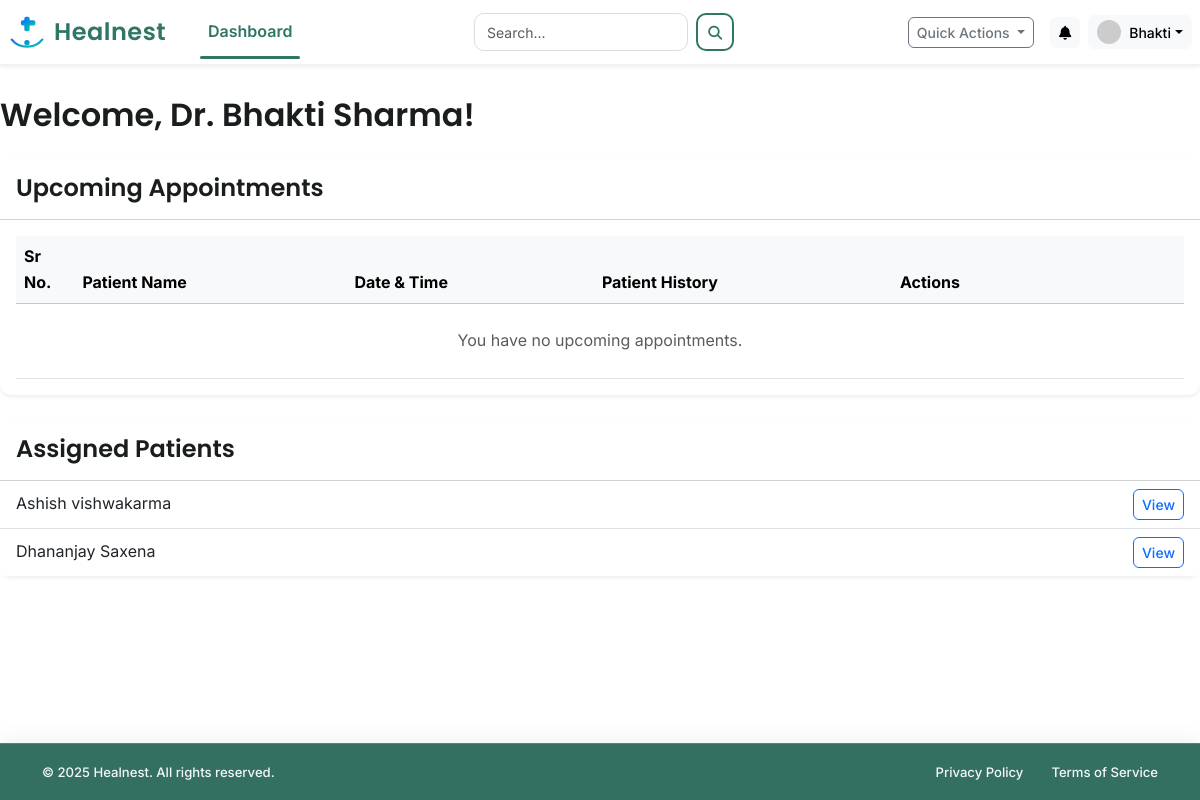
Page /doctor/dashboard (signed in) on the committed database.
### app/models.py (models this page shows, shortened)
class DoctorProfile(db.Model):
    __tablename__ = 'doctor_profile'
    id = db.Column(db.Integer, primary_key=True)
    user_id = db.Column(db.Integer, db.ForeignKey('user.id'), nullable=False, unique=True)
    full_name = db.Column(db.String(100), nullable=False)
    department_id = db.Column(db.Integer, db.ForeignKey('department.id'), nullable=False)
    qualifications = db.Column(db.String(200))
    contact_number = db.Column(db.String(20))
    experience_years = db.Column(db.Integer, default=0)
    bio = db.Column(db.Text)

class User(db.Model, UserMixin):
    __tablename__ = 'user'
    id = db.Column(db.Integer, primary_key=True)
    email = db.Column(db.String(120), unique=True, nullable=False)
    password_hash = db.Column(db.String(128), nullable=False)
    role = db.Column(db.String(10), nullable=False)  # 'admin', 'doctor', 'patient'
    created_at = db.Column(db.DateTime, default=datetime.utcnow)
    is_active = db.Column(db.Boolean, nullable=False, default=True)
    doctor_profile = db.relationship('DoctorProfile', backref='user', uselist=False, cascade="all, delete-orphan")
    patient_profile = db.relationship('PatientProfile', backref='user', uselist=False, cascade="all, delete-orphan")
    appointments_as_patient = db.relationship('Appointment', foreign_keys='Appointment.patient_id', backref='patient', lazy=True, cascade="all, delete-orphan")
    appointments_as_doctor = db.relationship('Appointment', foreign_keys='Appointment.doctor_id', backref='doctor', lazy=True, cascade="all, delete-orphan")
    availabilities = db.relationship('Availability', backref='doctor', lazy=True, cascade="all, delete-orphan")
    notifications = db.relationship('Notification', backref='user', lazy=True, cascade="all, delete-orphan")
    reviews_given = db.relationship('DoctorReview', foreign_keys='DoctorReview.patient_id', backref='patient', lazy=True)
    reviews_received = db.relationship('DoctorReview', foreign_keys='DoctorReview.doctor_id', backref='doctor', lazy=True)
    @property
    def password(self):
        raise AttributeError('password is not a readable attribute')

class PatientProfile(db.Model):
    __tablename__ = 'patient_profile'
    id = db.Column(db.Integer, primary_key=True)
    user_id = db.Column(db.Integer, db.ForeignKey('user.id'), nullable=False, unique=True)
    full_name = db.Column(db.String(100), nullable=False)
    date_of_birth = db.Column(db.Date)
    gender = db.Column(db.String(10))
    contact_number = db.Column(db.String(20))
    blood_group = db.Column(db.String(5))
    allergies = db.Column(db.Text)
    documents = db.relationship('MedicalDocument', backref='patient', lazy=True)

### app/routes/doctor_routes.py (the view)
@doctor_bp.route('/dashboard')
@login_required
def dashboard():
    if current_user.role != 'doctor':
        flash('You are not authorized to access this page.', 'danger')
        return redirect(url_for('main.home'))
    upcoming_appointments = Appointment.query.filter(
        Appointment.doctor_id == current_user.id,
        Appointment.status == 'Booked',
        Appointment.appointment_datetime >= datetime.now()
    ).order_by(Appointment.appointment_datetime.asc()).all()
    assigned_patients = db.session.query(User).join(Appointment, User.id == Appointment.patient_id)\
        .filter(Appointment.doctor_id == current_user.id)\
        .distinct().all()
    return render_template(
        'doctor/dashboard.html',
        title='Doctor Dashboard',
        appointments=upcoming_appointments,
        patients=assigned_patients
    )

### app/templates/doctor/dashboard.html
{% extends "layout.html" %}
{% block content %}
<h2 class="mb-4">Welcome, Dr. {{ current_user.doctor_profile.full_name }}!</h2>
<div class="card shadow-sm mb-4">
    <div class="card-header bg-white py-3">
        <h4 class="mb-0">Upcoming Appointments</h4>
    </div>
    <div class="card-body">
        <div class="table-responsive">
            <table class="table table-hover align-middle mb-0">
                <thead class="table-light">
                    <tr>
                        <th style="width: 5%;">Sr No.</th>
                        <th>Patient Name</th>
                        <th>Date & Time</th>
                        <th>Patient History</th>
                        <th style="width: 25%;">Actions</th>
                    </tr>
                </thead>
                <tbody>
                    {% for appt in appointments %}
                    <tr>
                        <td>{{ loop.index }}.</td>
                        <td>{{ appt.patient.patient_profile.full_name }}</td>
                        <td>{{ appt.appointment_datetime.strftime('%d %b %Y, %I:%M %p') }}</td>
                        <td>
                            <a href="{{ url_for('doctor.treat_patient', appointment_id=appt.id) }}"
                                class="btn btn-outline-primary px-3">update</a>
                        </td>
                        <td>
                            <a href="{{ url_for('doctor.treat_patient', appointment_id=appt.id) }}"
                                class="btn btn-outline-success px-3">mark as complete</a>
                            <form action="{{ url_for('doctor.cancel_appointment', appointment_id=appt.id) }}"
                                method="POST" class="d-inline"
                                onsubmit="return confirm('Are you sure you want to cancel this appointment? The patient will be notified.');">
                                <button type="submit" class="btn btn-outline-danger px-3">cancel</button>
                            </form>
                        </td>
                    </tr>
                    {% else %}
                    <tr>
                        <td colspan="5" class="text-center text-muted p-4">You have no upcoming appointments.</td>
                    </tr>
                    {% endfor %}
                </tbody>
            </table>
        </div>
    </div>
</div>
<div class="card shadow-sm">
    <div class="card-header bg-white py-3">
        <h4 class="mb-0">Assigned Patients</h4>
    </div>
    <ul class="list-group list-group-flush">
        {% for patient in patients %}
        <li class="list-group-item d-flex justify-content-between align-items-center">
            {{ patient.patient_profile.full_name }}
            <a href="{{ url_for('doctor.view_patient_history', user_id=patient.id) }}"
                class="btn btn-sm btn-outline-primary">View</a>
        </li>
        {% else %}
        <li classs="list-group-item text-muted text-center p-3">You have no patients assigned to you yet.</li>
        {% endfor %}
    </ul>
</div>
{% endblock content %}

### app/templates/layout.html (shortened to what this page needs)
<!DOCTYPE html>
<html lang="en">
<head>
    <link href="https://cdn.jsdelivr.net/npm/bootstrap@5.3.3/dist/css/bootstrap.min.css" rel="stylesheet">
    <link rel="stylesheet" href="https://cdnjs.cloudflare.com/ajax/libs/font-awesome/6.5.2/css/all.min.css">
    <link rel="stylesheet" href="{{ url_for('static', filename='css/style.css') }}">
    <link rel="stylesheet" href="{{ url_for('static', filename='css/layout.css') }}">
</head>
<body id="page-top" class="{% if current_user.is_authenticated %}bg-dashboard{% else %}bg-light{% endif %}">
    <nav class="navbar navbar-expand-lg fixed-top bg-white shadow-sm py-2">
        <div class="container-fluid px-2">
            <a class="navbar-brand d-flex align-items-center fw-semibold fs-4" href="{{ url_for('main.home') }}">
                <img src="{{ url_for('static', filename='brand/healnest-icon.svg') }}" width="38" height="38"
                    class="me-2">
                <span style="font-family: 'Poppins', sans-serif; font-weight:600; letter-spacing:0.5px;">
                    Healnest
                </span>
            </a>
            <div class="collapse navbar-collapse" id="navbarNavDropdown">
                <ul class="navbar-nav me-auto mb-2 mb-lg-0 ps-lg-4">
                    {% if not current_user.is_authenticated %}
                    <li class="nav-item"><a class="nav-link" href="{{ url_for('main.home') }}#services">Services</a>
                    </li>
                    <li class="nav-item"><a class="nav-link" href="{{ url_for('main.home') }}#about">About Us</a></li>
                    <li class="nav-item"><a class="nav-link"
                            href="{{ url_for('main.home') }}#departments">Departments</a></li>
                    <li class="nav-item"><a class="nav-link" href="{{ url_for('main.home') }}#contact">Contact</a></li>
                    {% else %}
                    <li class="nav-item"><a class="nav-link"
                            href="{{ url_for(current_user.role + '.dashboard') }}">Dashboard</a></li>
                    {% endif %}
                </ul>
                {% if current_user.is_authenticated %}
                <form class="d-flex align-items-center gap-2 nav-search" action="{{ url_for('main.search') }}"
                    method="GET">
                    <input class="form-control" type="search" name="query" placeholder="Search..." required>
                    <button class="btn btn-sm search-btn" type="submit">
                        <i class="fas fa-search"></i>
                    </button>
                </form>
                {% endif %}
                <div class="d-flex align-items-center ms-auto">
                    {% if current_user.is_authenticated %}
                    <div class="dropdown me-3">
                        <button class="btn btn-sm btn-outline-secondary dropdown-toggle" type="button"
                            data-bs-toggle="dropdown" aria-expanded="false">
                            Quick Actions
                        </button>
                    </div>
                    <div class="dropdown me-2">
                        <button class="btn btn-sm btn-light position-relative" type="button" data-bs-toggle="dropdown"
                            aria-expanded="false" aria-label="Notifications">
                            <i class="fas fa-bell"></i>
                        </button>
                    </div>
                    <div class="dropdown">
                        <button class="btn btn-light dropdown-toggle d-flex align-items-center py-1 px-2" type="button"
                            id="profileDropdown" data-bs-toggle="dropdown" aria-expanded="false">
                            <img src="https://placehold.co/32x32/eee/777?text={{ current_user.email[0]|upper }}"
                                class="rounded-circle me-2" alt="Avatar" width="24" height="24">
                            <span class="d-none d-lg-inline small">
                                {% if current_user.role == 'patient' and current_user.patient_profile.full_name %}
                                {{ current_user.patient_profile.full_name.split()[0] }}
                                {% elif current_user.role == 'doctor' and current_user.doctor_profile.full_name %}
                                {{ current_user.doctor_profile.full_name.split()[0] }}
                                {% else %}
                                Admin
                                {% endif %}
                            </span>
                        </button>
                    </div>
                    {% else %}
                    <a href="{{ url_for('main.login') }}" class="btn-login me-2">Login</a>
                    <a href="{{ url_for('main.register') }}" class="btn-signup">Sign Up</a>
                    {% endif %}
                </div>
            </div>
        </div>
    </nav>
    <main class="flex-shrink-0 py-4">
        {% block content %}{% endblock %}
    </main>
    {% if not current_user.is_authenticated %}
    <footer class="footer-main mt-auto py-5">
        <div class="container">
            <div class="row">
                <div class="col-lg-4 col-md-6 mb-4 mb-lg-0">
                    <div class="d-flex align-items-center mb-3">
                        <img src="{{ url_for('static', filename='brand/healnest-icon.svg') }}" class="footer-logo me-2"
                            alt="Healnest Logo">
                        <span class="footer-brand">Healnest</span>
                    </div>
                    <p class="small">
                        Providing exceptional healthcare services with compassion, innovation,
                        and excellence for over 25 years.
                    </p>
                    <div class="mt-3">
                        <a href="#" class="social-icon"><i class="fab fa-facebook-f"></i></a>
                        <a href="#" class="social-icon"><i class="fab fa-twitter"></i></a>
                        <a href="#" class="social-icon"><i class="fab fa-instagram"></i></a>
                        <a href="#" class="social-icon"><i class="fab fa-linkedin-in"></i></a>
                    </div>
                </div>
                <div class="col-lg-2 col-6 mb-4 mb-lg-0">
                    <h5 class="footer-title">Quick Links</h5>
                    <ul class="list-unstyled small">
                        <li class="mb-2"><a href="{{ url_for('main.home') }}">Home</a></li>
                        <li class="mb-2"><a href="{{ url_for('main.login') }}">Services</a></li>
                        <li class="mb-2"><a href="{{ url_for('main.login') }}">About Us</a></li>
                        <li class="mb-2"><a href="{{ url_for('main.login') }}">Doctors</a></li>
                        <li class="mb-2"><a href="{{ url_for('main.login') }}">Contact</a></li>
                    </ul>
                </div>
                <div class="col-lg-3 col-6 mb-4 mb-lg-0">
                    <h5 class="footer-title">Medical Services</h5>
                    <ul class="list-unstyled small">
                        <li class="mb-2"><a href="{{ url_for('main.login') }}">Emergency Care</a></li>
                        <li class="mb-2"><a href="{{ url_for('main.login') }}">Cardiology</a></li>
                        <li class="mb-2"><a href="{{ url_for('main.login') }}">Neurology</a></li>
                        <li class="mb-2"><a href="{{ url_for('main.login') }}">Orthopedics</a></li>
                        <li class="mb-2"><a href="{{ url_for('main.login') }}">Pediatrics</a></li>
                    </ul>
                </div>
                <div class="col-lg-3 col-md-6 mb-4 mb-lg-0">
                    <h5 class="footer-title">Contact Info</h5>
                    <ul class="list-unstyled small">
                        <li class="mb-2 d-flex"><i class="fas fa-map-marker-alt me-2 pt-1 flex-shrink-0"></i>
                            <span>123 Medical Center Dr<br>Healthcare City, HC 12345</span>
                        </li>
                        <li class="mb-2 d-flex"><i class="fas fa-phone me-2 pt-1 flex-shrink-0"></i>
                            <span>(555) 123-4567</span>
                        </li>
                        <li class="mb-2 d-flex"><i class="fas fa-envelope me-2 pt-1 flex-shrink-0"></i>
                            <span>info@Healnest.com</span>
                        </li>
                    </ul>
                </div>
            </div>
            <hr class="footer-divider">
            <div class="row pt-3">
                <div class="col-md-6 text-center text-md-start mb-2 mb-md-0">
                    <small>© 2025 Healnest. All rights reserved.</small>
                </div>
                <div class="col-md-6 text-center text-md-end">
                    <small>
                        <a href="#" class="me-3">Privacy Policy</a>
                        <a href="#" class="me-3">Terms of Service</a>
                        <a href="#">Accessibility</a>
                    </small>
                </div>
            </div>
        </div>
    </footer>
    {% else %}
    <footer class="footer-app mt-auto py-3">
        <div class="container">
            <div class="d-flex flex-wrap justify-content-between align-items-center text-white">
                <small class="col-md-6">© 2025 Healnest. All rights reserved.</small>
                <ul class="nav col-md-6 justify-content-end list-unstyled d-flex">
                    <li><a href="#"><small>Privacy Policy</small></a></li>
                    <li><a href="#" class="ms-3"><small>Terms of Service</small></a></li>
                </ul>
            </div>
        </div>
    </footer>
    {% endif %}
</body>
</html>

### rows in the picture
DoctorProfile: doctor_profile.full_name "Bhakti", doctor_profile.full_name "Bhakti Sharma"
User: patient_profile.full_name "Ashish vishwakarma"
User: patient_profile.full_name "Dhananjay Saxena"
